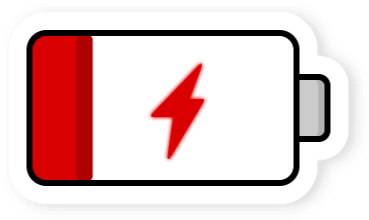
#> input picture shared/low_bat.png, 369 x 220 px, found by its file name
$ python testLBO.py
#> lines starting #> are read from the running program, lines starting #| are printed output that depends on the picture


#!/usr/bin/env python

import time
from PIL import Image, ImageDraw, ImageFont
from ST7789 import ST7789


print("""rainbow.py - Display a rainbow on the Pirate Audio LCD

This example should demonstrate how to:
1. set up the Pirate Audio LCD,
2. create a PIL image to use as a buffer,
3. draw something into that image,
4. and display it on the display

You should see the display change colour.

Press Ctrl+C to exit!

""")

SPI_SPEED_MHZ = 80

img_path="/home/pi/RPi-Jukebox-RFID/shared/low_bat.png"
img= Image.open(img_path,'r')
#> img is the input picture: PIL image 369x220 RGBA; mean R, G, B, A 169.4, 142.4, 142.4, 193.2

background = Image.new("RGB", (240, 240), (0, 0, 0))
#> background: PIL image 240x240 RGB; every value is 0
draw = ImageDraw.Draw(background)
fnt= ImageFont.truetype('/usr/share/fonts/truetype/roboto/slap/RobotoSlab-Bold.ttf',29)
draw.text((10,20),"LOW BATTERY!",font=fnt,fill=(255,0,0))
bg_w, bg_h=background.size
#> bg_w = 240; bg_h = 240
img_w, img_h = img.size
#> img_w = 369; img_h = 220
img_w = img_w // 2
#> img_w = 184
img_h = img_h // 2
#> img_h = 110
img.thumbnail([img_w,img_h])
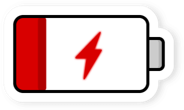
#> img: PIL image 184x110 RGBA; mean R, G, B, A 171.3, 144.3, 144.3, 193.2; transparent parts drawn white
offset = ((bg_w - img_w) // 2,(bg_h - img_h) // 2 + 20)
#> offset = (28, 85)


#> (the run stopped early here; a loop or call above may not have finished)
